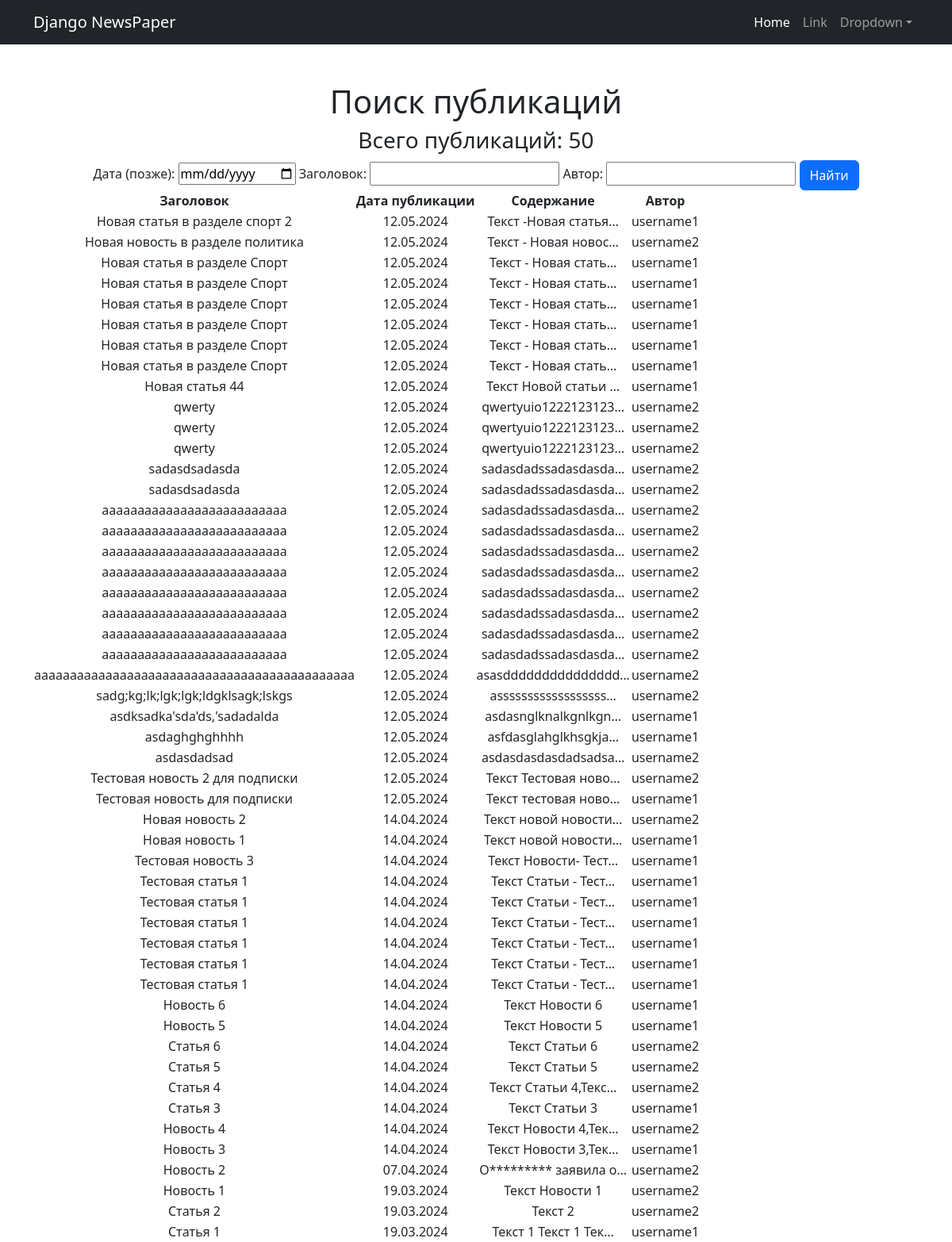
Page /news/search/ on the earlier database version.
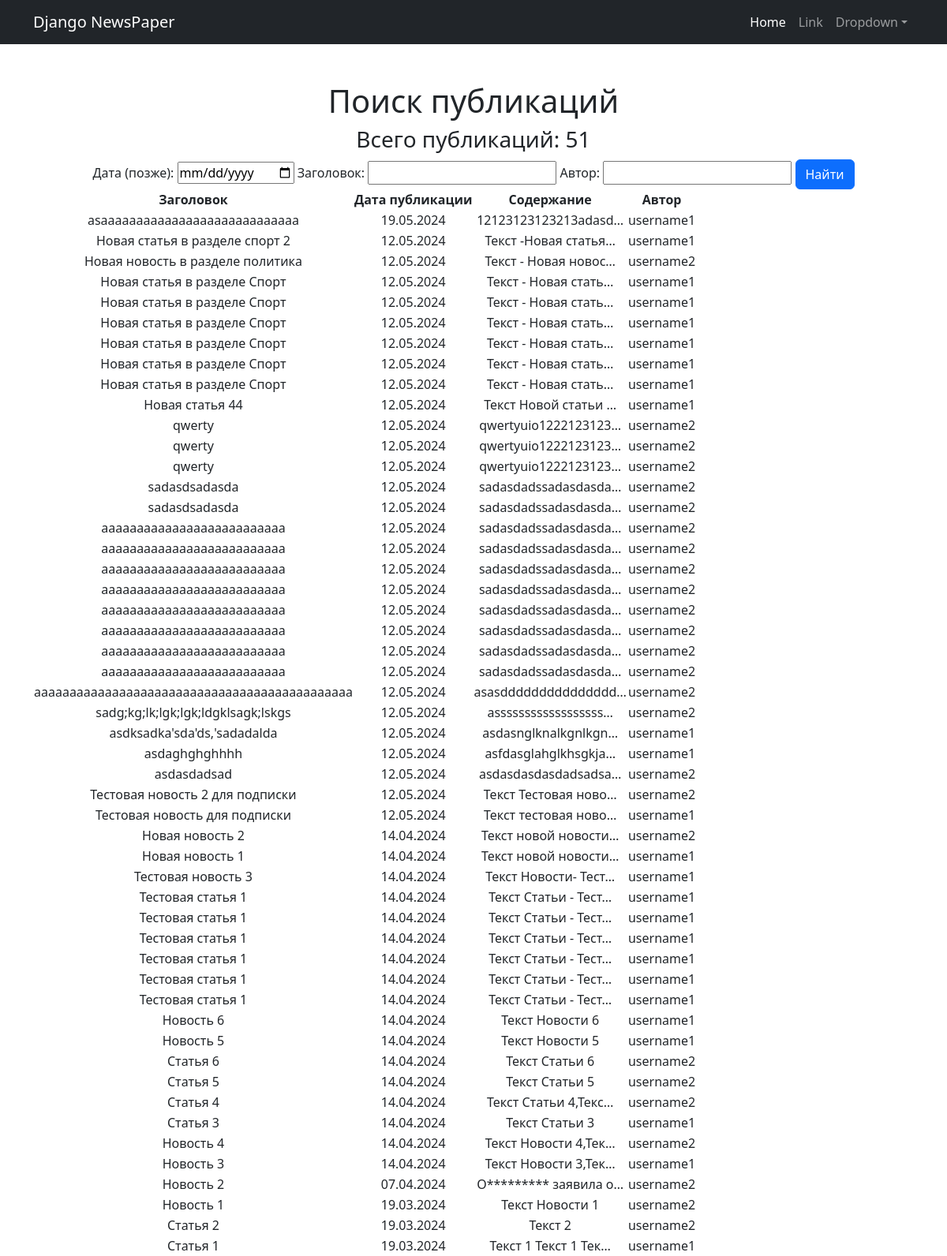
Same page on the later database version.
### news/models.py (models this page shows, shortened)
class Post (models.Model):
    author = models.ForeignKey(Author, on_delete=models.CASCADE, verbose_name='Автор')
    category_type = models.CharField(max_length=2, choices=post_type, default=article, verbose_name='Тип')
    creation_date = models.DateTimeField(auto_now_add=True, verbose_name='Дата создания')
    post_category = models.ManyToManyField('Category', through='PostCategory')
    title = models.CharField(max_length=128, verbose_name='Заголовок')
    text = models.TextField(verbose_name='Текст')
    rating = models.IntegerField(default=0, verbose_name='Рейтинг')

class Author (models.Model):
    author_user = models.OneToOneField(User, on_delete=models.CASCADE)
    author_rating = models.IntegerField(default=0)

### news/views.py (the view)
# urls.py: path('news/search/', PostSearch.as_view(), name='post_search'),
class PostSearch(ListView):
    model = Post
    template_name = 'post_search.html'
    context_object_name = 'posts'
    ordering = ['-creation_date']
    def get_context_data(self, **kwargs):
        context = super().get_context_data(**kwargs)
        context['filter'] = PostFilter(self.request.GET, queryset=self.get_queryset())
        return context

### news/templatetags/custom_filters.py (called while the page is built)
@register.filter()
def censor(value):
    for word in censored_word:
        if word.lower() in value.lower():
            value = value.replace(word[1:], '*' * len(word))
    return value

### templates/post_search.html (shortened to what this page needs)
{% extends 'flatpages/default.html' %}
{% load custom_filters %}
{% block content %}
    <h1>Поиск публикаций</h1>
    <h3>Всего публикаций: {{ posts|length }}</h3>
    <form method='GET'>
        {{ filter.form }}
        <input class="btn btn-primary" type='submit' value='Найти'>
    </form>
        <table>
            <thead>
                <th>
                    Заголовок
                </th>
                <th>
                    Дата публикации
                </th>
                <th>
                    Содержание
                </th>
                <th>
                    Автор
                </th>
            </thead>
            {% for post in filter.qs %}
                <tr>
                    <td>
                        <a>{{ post.title|censor }}</a>
                    </td>
                    <td>
                        {{ post.creation_date|date:'d.m.Y' }}
                    </td>
                    <td>
                        {{ post.text|truncatechars:20|censor }}
                    </td>
                    <td>
                        {{ post.author.author_user }}
                    </td>
                </tr>
            {% endfor %}
        </table>
{% endblock content %}

Differences in the rows shown:
added Post: title|censor "asaaaaaaaaaaaaaaaaaaaaaaaaaaaa", creation_date "19.05.2024", text|censor "12123123123213adasd…", author.author_user "username1"
Other differences:
{{ posts|length }}: "50" → "51"
